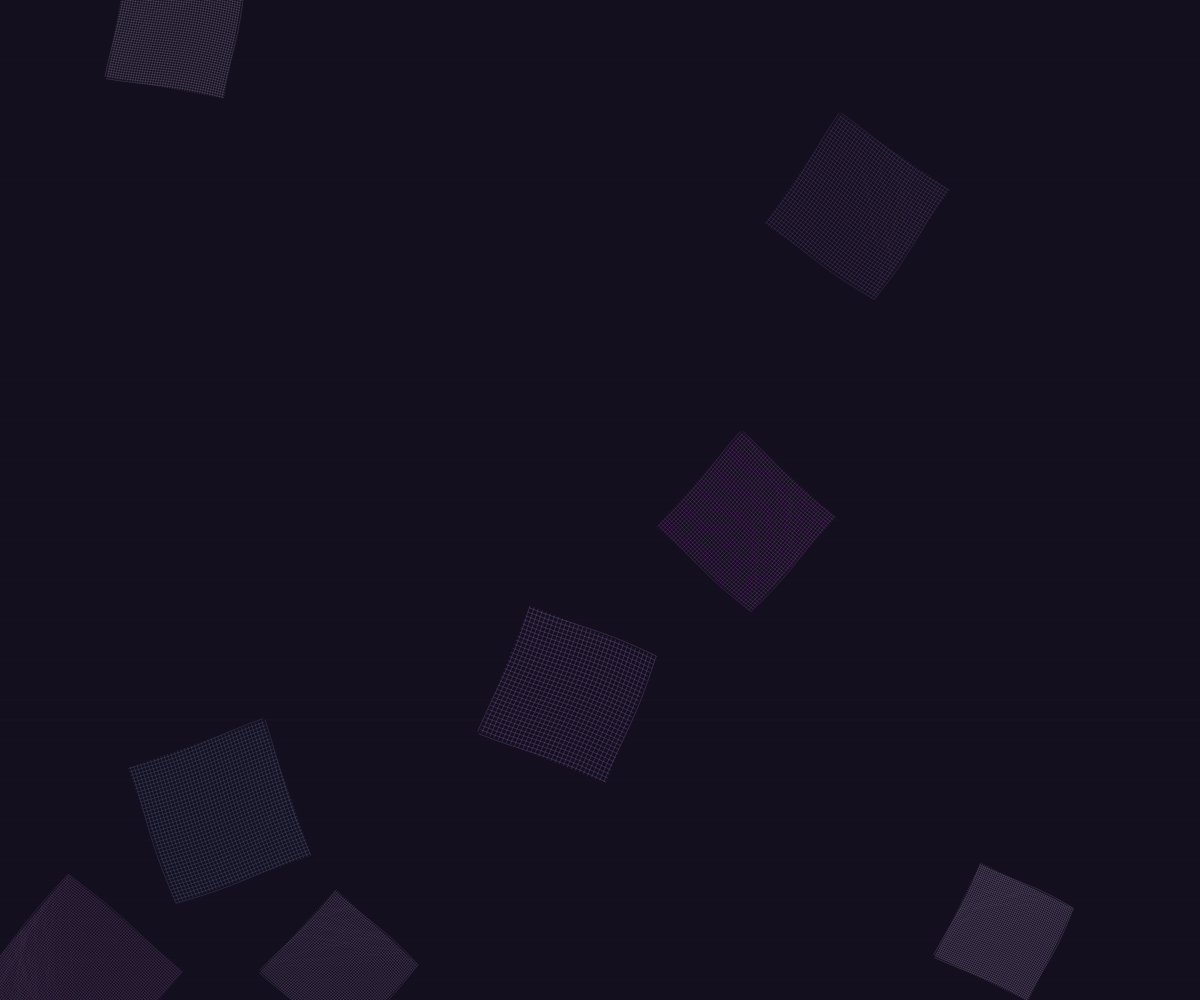
Frame 1 (no input)
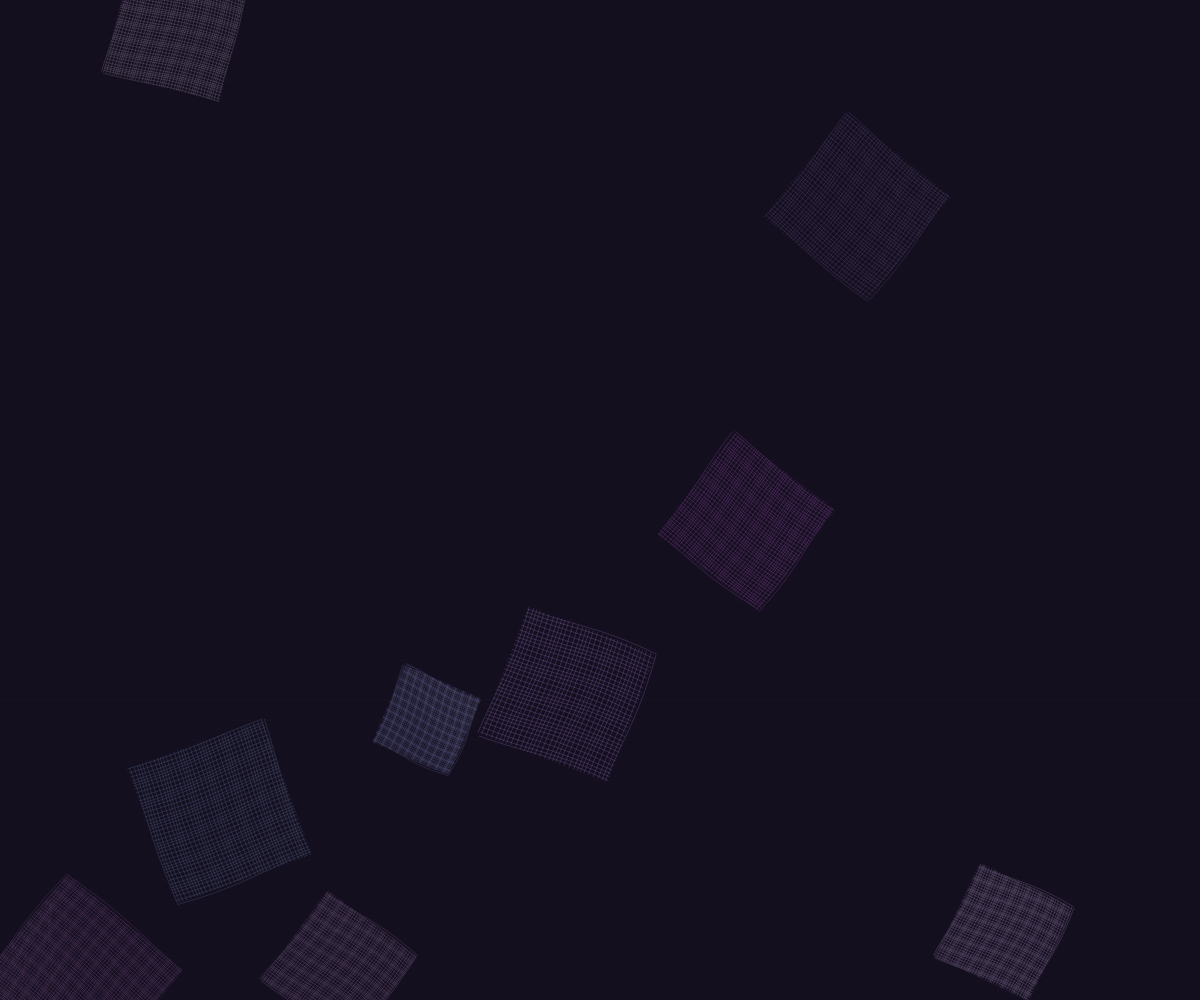
Frame 60 (no input)
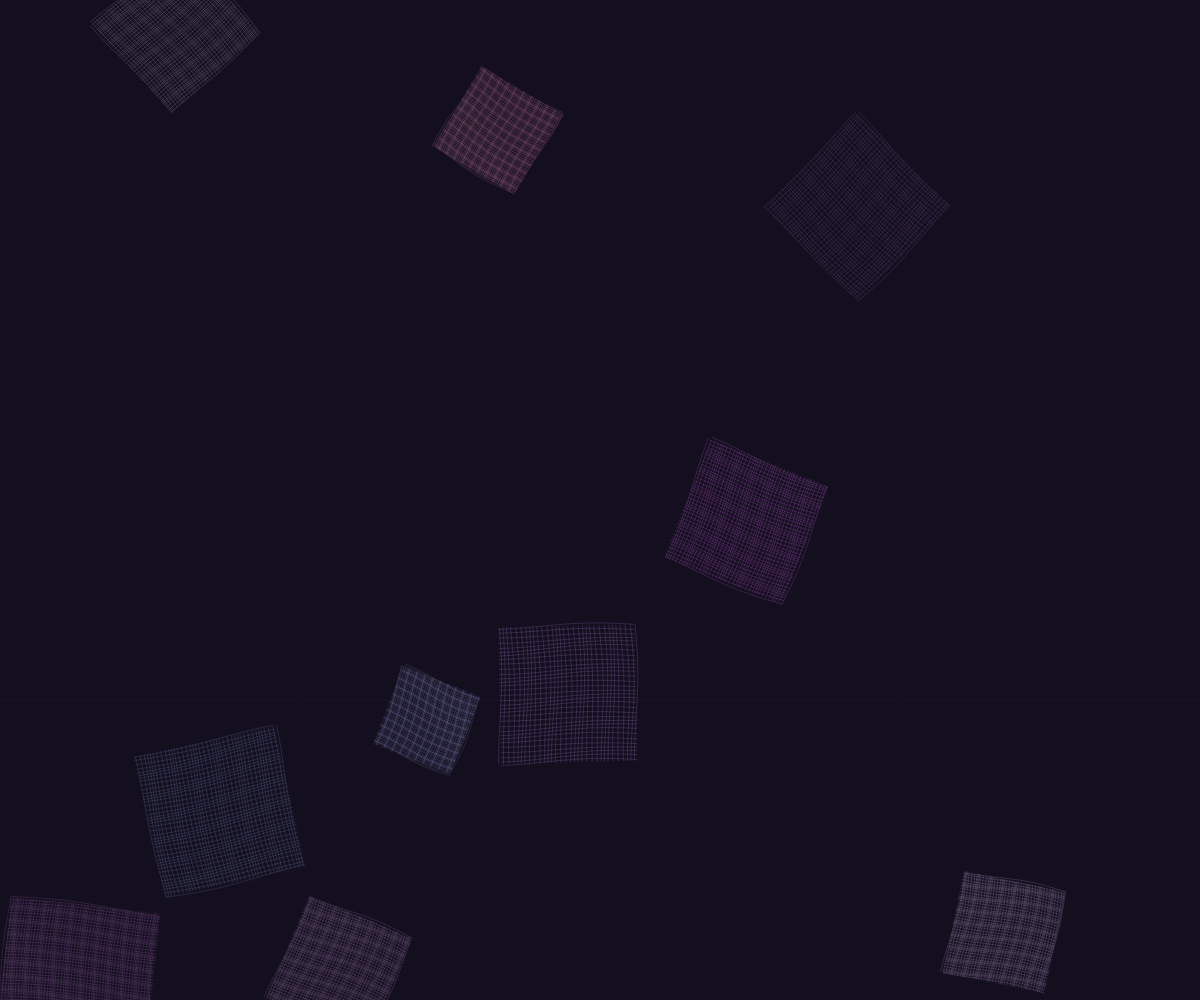
Frame 120 (the mouse pressed at the canvas centre since frame 60)

The p5.js sketch that drew these frames (run headless with seeded random() and noise() and a simulated clock; from frame 60 on, the mouse is pressed at the canvas centre):

// p5.js sketch
// ── sketch.js
let tapestries = [];

class SilkTapestry {
  constructor(x, y) {
    this.pos = createVector(x, y);
    this.size = random(80, 150);
    this.rotation = random(TWO_PI);
    this.rotationSpeed = random(-0.002, 0.002);
    this.color = color(
      random(100, 200),
      random(80, 160),
      random(150, 255),
      150
    );
    this.threadCount = floor(random(30, 70));
    this.threads = [];
    this.warp = [];
    this.weft = [];
    
    // Create woven thread structure
    this.createTapestry();
  }
  
  createTapestry() {
    // Generate warp threads (vertical)
    for (let i = 0; i < this.threadCount; i++) {
      let x = map(i, 0, this.threadCount - 1, -this.size/2, this.size/2);
      let yStart = -this.size/2;
      let yEnd = this.size/2;
      
      // Add some weave irregularity
      let warpThread = [];
      for (let j = 0; j < 10; j++) {
        let y = map(j, 0, 9, yStart, yEnd);
        let offset = sin(j * 0.5 + millis() * 0.001) * 2;
        warpThread.push(createVector(x + offset, y));
      }
      this.warp.push(warpThread);
    }
    
    // Generate weft threads (horizontal)
    for (let i = 0; i < this.threadCount; i++) {
      let y = map(i, 0, this.threadCount - 1, -this.size/2, this.size/2);
      let xStart = -this.size/2;
      let xEnd = this.size/2;
      
      // Add some weave irregularity
      let weftThread = [];
      for (let j = 0; j < 10; j++) {
        let x = map(j, 0, 9, xStart, xEnd);
        let offset = cos(j * 0.5 + millis() * 0.001) * 2;
        weftThread.push(createVector(x, y + offset));
      }
      this.weft.push(weftThread);
    }
  }
  
  update() {
    this.rotation += this.rotationSpeed;
    
    // Animate thread movement
    for (let i = 0; i < this.warp.length; i++) {
      for (let j = 0; j < this.warp[i].length; j++) {
        let offset = sin(j * 0.3 + millis() * 0.001 + i) * 2;
        this.warp[i][j].x += offset * 0.01;
      }
    }
    
    for (let i = 0; i < this.weft.length; i++) {
      for (let j = 0; j < this.weft[i].length; j++) {
        let offset = cos(j * 0.3 + millis() * 0.001 + i) * 2;
        this.weft[i][j].y += offset * 0.01;
      }
    }
  }
  
  display() {
    push();
    translate(this.pos.x, this.pos.y);
    rotate(this.rotation);
    
    // Draw warp threads (vertical)
    stroke(red(this.color), green(this.color), blue(this.color), 100);
    strokeWeight(0.5);
    noFill();
    
    for (let i = 0; i < this.warp.length; i++) {
      beginShape();
      for (let j = 0; j < this.warp[i].length; j++) {
        let p = this.warp[i][j];
        vertex(p.x, p.y);
      }
      endShape();
    }
    
    // Draw weft threads (horizontal)
    for (let i = 0; i < this.weft.length; i++) {
      beginShape();
      for (let j = 0; j < this.weft[i].length; j++) {
        let p = this.weft[i][j];
        vertex(p.x, p.y);
      }
      endShape();
    }
    
    // Draw subtle stress lines where threads intersect
    stroke(255, 255, 255, 30);
    strokeWeight(0.1);
    for (let i = 0; i < this.warp.length; i++) {
      for (let j = 0; j < this.weft.length; j++) {
        if (random() < 0.02) {
          let warpX = this.warp[i][0].x;
          let warpY = this.warp[i][0].y;
          let weftX = this.weft[j][0].x;
          let weftY = this.weft[j][0].y;
          
          line(warpX, warpY, weftX, weftY);
        }
      }
    }
    
    pop();
  }
}

function setup() {
  createCanvas(windowWidth, windowHeight);
  frameRate(30);
  
  // Create initial tapestries
  for (let i = 0; i < 8; i++) {
    let x = random(width);
    let y = random(height);
    tapestries.push(new SilkTapestry(x, y));
  }
}

function draw() {
  background(20, 15, 30);
  
  // Draw subtle gradient background
  for (let i = 0; i < height; i += 20) {
    let alpha = map(i, 0, height, 10, 50);
    stroke(40, 30, 60, alpha);
    line(0, i, width, i);
  }
  
  // Update and display tapestries
  for (let i = 0; i < tapestries.length; i++) {
    let tapestry = tapestries[i];
    tapestry.update();
    tapestry.display();
    
    // Occasionally add new tapestries to simulate continuous weaving
    if (random() < 0.001 && tapestries.length < 15) {
      let x = random(width);
      let y = random(height);
      tapestries.push(new SilkTapestry(x, y));
    }
  }
  
  // Remove old tapestries
  if (tapestries.length > 15) {
    tapestries.shift();
  }
}

function mousePressed() {
  // Trigger a ripple effect by adjusting all tapestries
  for (let i = 0; i < tapestries.length; i++) {
    tapestries[i].rotationSpeed += random(-0.01, 0.01);
    tapestries[i].size *= random(0.95, 1.05);
  }
}
